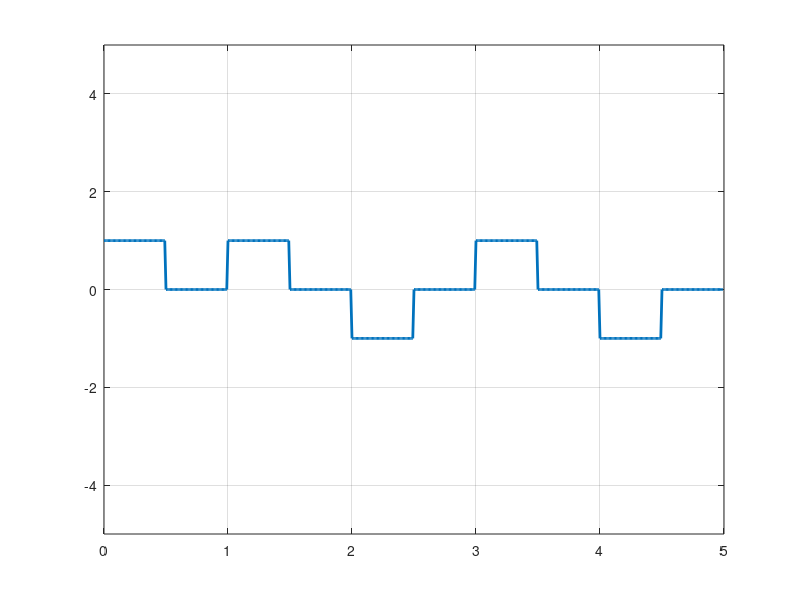

The MATLAB source for this figure:
clc;
clear all;
close all;

bits=[1 1 0 1 0];
bit_dur=1;
T=length(bits)*bit_dur;
fs=100;
t=0:1/fs:T-(1/fs);

a=ones(1,(fs/2)*bit_dur)*1;
b=zeros(1,(fs/2)*bit_dur);
one=[a b];
c=ones(1,(fs/2)*bit_dur)*(-1);
zero=[c b];

for i=1:length(bits)
    if bits(i)==1
        x((i-1)*fs*bit_dur+1:i*fs*bit_dur)=one;
    else
        x((i-1)*fs*bit_dur+1:i*fs*bit_dur)=zero;
    end
end

plot(t,x,'linewidth',2);
ylim([-5,5]);
grid on;

%demodulation
for i=1:length(x)/(fs*bit_dur)
    if x((i-1)*fs*bit_dur+1:i*fs*bit_dur) == one
        disp(1);
    else
        disp(0);
    end
end
